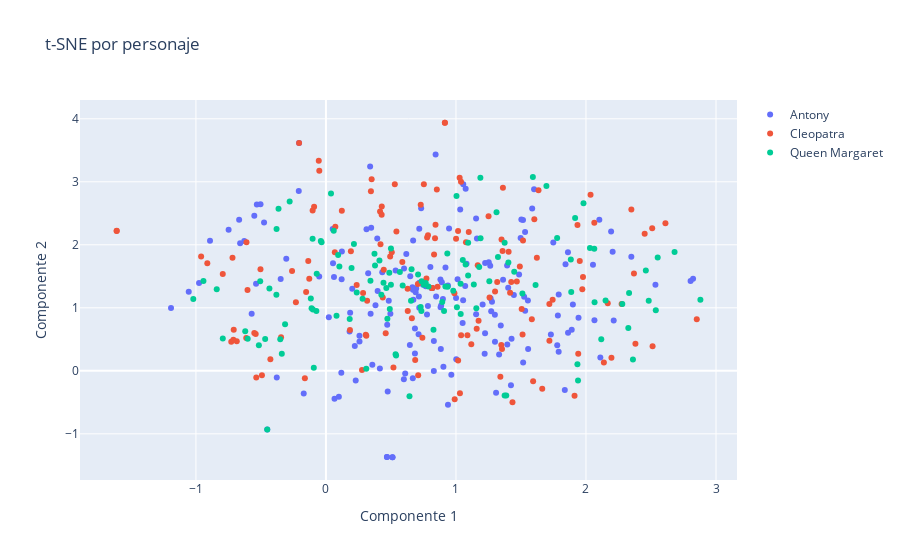

The cell this chart's notebook holds for it:
### Markdown cell above
## Comparamos contra TSNE que por lo general conserva mejor la estructura en embeddings

### Code cell
from sklearn.manifold import TSNE

tsne = TSNE(n_components=2, random_state=42, init="random")
X_train_red = tsne.fit_transform(X_train_tf)

fig = go.Figure()

for character in np.unique(y_train):
    mask_train = y_train == character
    fig.add_trace(go.Scatter(
        x=X_train_red[mask_train, 0],
        y=X_train_red[mask_train, 1],
        mode='markers',
        name=f'{character}'
    ))

fig.update_layout(
    title='t-SNE por personaje',
    xaxis_title='Componente 1',
    yaxis_title='Componente 2'
)

fig.show()
